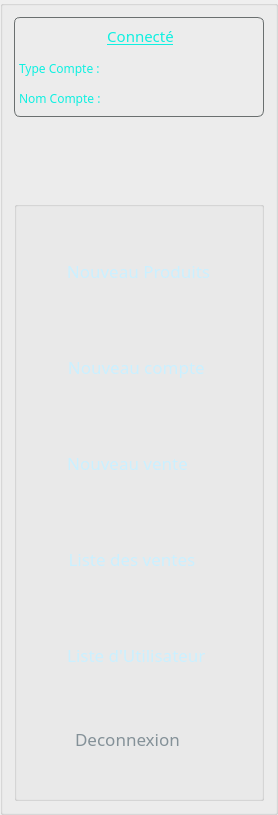
               <widget class="QGroupBox" name="groupBox_59">
                <property name="sizePolicy">
                 <sizepolicy hsizetype="Minimum" vsizetype="Minimum">
                  <horstretch>0</horstretch>
                  <verstretch>0</verstretch>
                 </sizepolicy>
                </property>
                <property name="minimumSize">
                 <size>
                  <width>0</width>
                  <height>0</height>
                 </size>
                </property>
                <property name="maximumSize">
                 <size>
                  <width>340</width>
                  <height>16777215</height>
                 </size>
                </property>
                <property name="font">
                 <font>
                  <family>Corbel</family>
                  <pointsize>11</pointsize>
                 </font>
                </property>
                <property name="layoutDirection">
                 <enum>Qt::LeftToRight</enum>
                </property>
                <property name="title">
                 <string/>
                </property>
                <property name="alignment">
                 <set>Qt::AlignLeading|Qt::AlignLeft|Qt::AlignTop</set>
                </property>
                <layout class="QVBoxLayout" name="verticalLayout_34">
                 <item>
                  <widget class="QGroupBox" name="groupBox_52">
                   <property name="sizePolicy">
                    <sizepolicy hsizetype="Expanding" vsizetype="Expanding">
                     <horstretch>0</horstretch>
                     <verstretch>0</verstretch>
                    </sizepolicy>
                   </property>
                   <property name="minimumSize">
                    <size>
                     <width>0</width>
                     <height>100</height>
                    </size>
                   </property>
                   <property name="maximumSize">
                    <size>
                     <width>16777215</width>
                     <height>111</height>
                    </size>
                   </property>
                   <property name="styleSheet">
                    <string notr="true">border-radius:6px;
border:1px solid rgb(106, 111, 111)</string>
                   </property>
                   <property name="title">
                    <string/>
                   </property>
                   <layout class="QFormLayout" name="formLayout_5">
                    <property name="horizontalSpacing">
                     <number>4</number>
                    </property>
                    <property name="verticalSpacing">
                     <number>3</number>
                    </property>
                    <property name="leftMargin">
                     <number>4</number>
                    </property>
                    <property name="topMargin">
                     <number>1</number>
                    </property>
                    <property name="rightMargin">
                     <number>1</number>
                    </property>
                    <property name="bottomMargin">
                     <number>2</number>
                    </property>
                    <item row="1" column="0">
                     <widget class="QLabel" name="label_55">
                      <property name="sizePolicy">
                       <sizepolicy hsizetype="Preferred" vsizetype="Maximum">
                        <horstretch>0</horstretch>
                        <verstretch>0</verstretch>
                       </sizepolicy>
                      </property>
                      <property name="maximumSize">
                       <size>
                        <width>128</width>
                        <height>24</height>
                       </size>
                      </property>
                      <property name="font">
                       <font>
                        <family>Corbel</family>
                        <pointsize>9</pointsize>
                       </font>
                      </property>
                      <property name="styleSheet">
                       <string notr="true">color: rgb(15, 240, 225);
border:none;</string>
                      </property>
                      <property name="text">
                       <string>Type Compte :</string>
                      </property>
                     </widget>
                    </item>
                    <item row="1" column="1">
                     <widget class="QLabel" name="typCompte">
                      <property name="sizePolicy">
                       <sizepolicy hsizetype="Preferred" vsizetype="Expanding">
                        <horstretch>0</horstretch>
                        <verstretch>0</verstretch>
                       </sizepolicy>
                      </property>
                      <property name="maximumSize">
                       <size>
                        <width>16777215</width>
                        <height>24</height>
                       </size>
                      </property>
                      <property name="font">
                       <font>
                        <family>Corbel</family>
                        <pointsize>10</pointsize>
                       </font>
                      </property>
                      <property name="styleSheet">
                       <string notr="true">color: rgb(255, 228, 90);
border:none;</string>
                      </property>
                      <property name="text">
                       <string/>
                      </property>
                     </widget>
                    </item>
                    <item row="2" column="0">
                     <widget class="QLabel" name="label_57">
                      <property name="sizePolicy">
                       <sizepolicy hsizetype="Expanding" vsizetype="Expanding">
                        <horstretch>0</horstretch>
                        <verstretch>0</verstretch>
                       </sizepolicy>
                      </property>
                      <property name="maximumSize">
                       <size>
                        <width>120</width>
                        <height>24</height>
                       </size>
                      </property>
                      <property name="font">
                       <font>
                        <family>Corbel</family>
                        <pointsize>9</pointsize>
                       </font>
                      </property>
                      <property name="styleSheet">
                       <string notr="true">color: rgb(15, 240, 225);border:none;</string>
                      </property>
                      <property name="text">
                       <string>Nom Compte :</string>
                      </property>
                     </widget>
                    </item>
                    <item row="2" column="1">
                     <widget class="QLabel" name="nomCompte">
                      <property name="sizePolicy">
                       <sizepolicy hsizetype="Preferred" vsizetype="Expanding">
                        <horstretch>0</horstretch>
                        <verstretch>0</verstretch>
                       </sizepolicy>
                      </property>
                      <property name="maximumSize">
                       <size>
                        <width>16777215</width>
                        <height>24</height>
                       </size>
                      </property>
                      <property name="font">
                       <font>
                        <family>Corbel</family>
                        <pointsize>10</pointsize>
                       </font>
                      </property>
                      <property name="styleSheet">
                       <string notr="true">color: rgb(255, 228, 90);
border:none;</string>
                      </property>
                      <property name="text">
                       <string/>
                      </property>
                     </widget>
                    </item>
                    <item row="0" column="0" colspan="2">
                     <widget class="QLabel" name="label_45">
                      <property name="sizePolicy">
                       <sizepolicy hsizetype="Expanding" vsizetype="Expanding">
                        <horstretch>0</horstretch>
                        <verstretch>0</verstretch>
                       </sizepolicy>
                      </property>
                      <property name="maximumSize">
                       <size>
                        <width>16777215</width>
                        <height>28</height>
                       </size>
                      </property>
                      <property name="font">
                       <font>
                        <family>Corbel</family>
                        <pointsize>11</pointsize>
                        <underline>true</underline>
                       </font>
                      </property>
                      <property name="styleSheet">
                       <string notr="true">color: rgb(15, 240, 225);
border:none;</string>
                      </property>
                      <property name="text">
                       <string>Connecté</string>
                      </property>
                      <property name="alignment">
                       <set>Qt::AlignCenter</set>
                      </property>
                     </widget>
                    </item>
                   </layout>
                  </widget>
                 </item>
                 <item>
                  <spacer name="verticalSpacer_5">
                   <property name="orientation">
                    <enum>Qt::Vertical</enum>
                   </property>
                   <property name="sizeType">
                    <enum>QSizePolicy::Preferred</enum>
                   </property>
                   <property name="sizeHint" stdset="0">
                    <size>
                     <width>20</width>
                     <height>78</height>
                    </size>
                   </property>
                  </spacer>
                 </item>
                 <item>
                  <widget class="QGroupBox" name="groupBoxMenu">
                   <property name="sizePolicy">
                    <sizepolicy hsizetype="Expanding" vsizetype="Expanding">
                     <horstretch>0</horstretch>
                     <verstretch>0</verstretch>
                    </sizepolicy>
                   </property>
                   <property name="minimumSize">
                    <size>
                     <width>250</width>
                     <height>600</height>
                    </size>
                   </property>
                   <property name="maximumSize">
                    <size>
                     <width>16777215</width>
                     <height>16777215</height>
                    </size>
                   </property>
                   <property name="font">
                    <font>
                     <pointsize>16</pointsize>
                    </font>
                   </property>
                   <property name="contextMenuPolicy">
                    <enum>Qt::DefaultContextMenu</enum>
                   </property>
                   <property name="styleSheet">
                    <string notr="true">#groupBoxMenu:hover{
border:1px solid rgb(60, 67, 79);
background-color: rgb(49, 51, 52);
border-radius :3px;
background-color: qlineargradient(spread:pad, x1:0.13, y1:0.568, x2:0.984925, y2:0.551, stop:0.0430622 rgba(27, 35, 46, 84), stop:0.789474 rgba(25, 31, 54, 83));
}
#groupBoxMenu:hover{
	background-color: none;
}</string>
                   </property>
                   <property name="title">
                    <string/>
                   </property>
                   <property name="alignment">
                    <set>Qt::AlignCenter</set>
                   </property>
                   <layout class="QVBoxLayout" name="verticalLayout_27">
                    <property name="spacing">
                     <number>0</number>
                    </property>
                    <property name="leftMargin">
                     <number>0</number>
                    </property>
                    <property name="topMargin">
                     <number>0</number>
                    </property>
                    <property name="rightMargin">
                     <number>1</number>
                    </property>
                    <property name="bottomMargin">
                     <number>1</number>
                    </property>
                    <item>
                     <widget class="QToolButton" name="newProduits">
                      <property name="sizePolicy">
                       <sizepolicy hsizetype="Expanding" vsizetype="Expanding">
                        <horstretch>0</horstretch>
                        <verstretch>0</verstretch>
                       </sizepolicy>
                      </property>
                      <property name="maximumSize">
                       <size>
                        <width>16777215</width>
                        <height>65</height>
                       </size>
                      </property>
                      <property name="font">
                       <font>
                        <family>Corbel</family>
                        <pointsize>13</pointsize>
                       </font>
                      </property>
                      <property name="styleSheet">
                       <string notr="true">#newProduits:hover{
	font: 12pt &quot;Corbel&quot;;
border-radius :2px;
	
	background-color: qlineargradient(spread:pad, x1:0.0301508, y1:0.5, x2:0.944, y2:0.55, stop:0.0753769 rgba(6, 82, 96, 52), stop:0.784689 rgba(4, 111, 119, 57));
	color: rgb(27, 253, 238);
}
#newProduits{
	color: rgb(203, 240, 255);
border-radius :2px;
}</string>
                      </property>
                      <property name="text">
                       <string>Nouveau Produits</string>
                      </property>
                     </widget>
                    </item>
                    <item>
                     <widget class="QToolButton" name="newUser">
                      <property name="sizePolicy">
                       <sizepolicy hsizetype="Expanding" vsizetype="Expanding">
                        <horstretch>0</horstretch>
                        <verstretch>0</verstretch>
                       </sizepolicy>
                      </property>
                      <property name="maximumSize">
                       <size>
                        <width>16777215</width>
                        <height>65</height>
                       </size>
                      </property>
                      <property name="font">
                       <font>
                        <family>Corbel</family>
                        <pointsize>13</pointsize>
                       </font>
                      </property>
                      <property name="styleSheet">
                       <string notr="true">
#newUser:hover{
	font: 12pt &quot;Corbel&quot;;
border-radius :2px;
	
	background-color: qlineargradient(spread:pad, x1:0.0301508, y1:0.5, x2:0.944, y2:0.55, stop:0.0753769 rgba(6, 82, 96, 52), stop:0.784689 rgba(4, 111, 119, 57));
	color: rgb(27, 253, 238);
}
#newUser{
	color: rgb(203, 240, 255);
border-radius :2px;
}</string>
                      </property>
                      <property name="text">
                       <string>Nouveau compte </string>
                      </property>
                     </widget>
                    </item>
                    <item>
                     <widget class="QToolButton" name="adVente">
                      <property name="sizePolicy">
                       <sizepolicy hsizetype="Expanding" vsizetype="Expanding">
                        <horstretch>0</horstretch>
                        <verstretch>0</verstretch>
                       </sizepolicy>
                      </property>
                      <property name="maximumSize">
                       <size>
                        <width>16777215</width>
                        <height>65</height>
                       </size>
                      </property>
                      <property name="font">
                       <font>
                        <family>Corbel</family>
                        <pointsize>13</pointsize>
                       </font>
                      </property>
                      <property name="styleSheet">
                       <string notr="true">
#adVente:hover{
	font: 12pt &quot;Corbel&quot;;
border-radius :1px;
	
	background-color: qlineargradient(spread:pad, x1:0.0301508, y1:0.5, x2:0.944, y2:0.55, stop:0.0753769 rgba(6, 82, 96, 52), stop:0.784689 rgba(4, 111, 119, 57));
	color: rgb(27, 253, 238);
}
#adVente{
	color: rgb(203, 240, 255);
border-radius :1px;
}</string>
                      </property>
                      <property name="text">
                       <string>Nouveau vente     </string>
                      </property>
                     </widget>
                    </item>
                    <item>
                     <widget class="QToolButton" name="listVente">
                      <property name="sizePolicy">
                       <sizepolicy hsizetype="Expanding" vsizetype="Expanding">
                        <horstretch>0</horstretch>
                        <verstretch>0</verstretch>
                       </sizepolicy>
                      </property>
                      <property name="maximumSize">
                       <size>
                        <width>16777215</width>
                        <height>65</height>
                       </size>
                      </property>
                      <property name="font">
                       <font>
                        <family>Corbel</family>
                        <pointsize>13</pointsize>
                        <weight>50</weight>
                        <italic>false</italic>
                        <bold>false</bold>
                       </font>
                      </property>
                      <property name="styleSheet">
                       <string notr="true">
#listVente:hover{
	font: 12pt &quot;Corbel&quot;;
border-radius :1px;
	
	background-color: qlineargradient(spread:pad, x1:0.0301508, y1:0.5, x2:0.944, y2:0.55, stop:0.0753769 rgba(6, 82, 96, 52), stop:0.784689 rgba(4, 111, 119, 57));
	color: rgb(27, 253, 238);
}
#listVente{
	color: rgb(203, 240, 255);
border-radius :1px;
}</string>
                      </property>
                      <property name="text">
                       <string>Liste des ventes   </string>
                      </property>
                     </widget>
                    </item>
                    <item>
                     <widget class="QToolButton" name="listeUsers">
                      <property name="sizePolicy">
                       <sizepolicy hsizetype="Preferred" vsizetype="Fixed">
                        <horstretch>0</horstretch>
                        <verstretch>0</verstretch>
                       </sizepolicy>
                      </property>
                      <property name="maximumSize">
                       <size>
                        <width>16777215</width>
                        <height>65</height>
                       </size>
                      </property>
                      <property name="font">
                       <font>
                        <family>Corbel</family>
                        <pointsize>13</pointsize>
                       </font>
                      </property>
                      <property name="styleSheet">
                       <string notr="true">
#listeUsers:hover{
	font: 12pt &quot;Corbel&quot;;
border-radius :1px;
	
	background-color: qlineargradient(spread:pad, x1:0.0301508, y1:0.5, x2:0.944, y2:0.55, stop:0.0753769 rgba(6, 82, 96, 52), stop:0.784689 rgba(4, 111, 119, 57));
	color: rgb(27, 253, 238);
}
#listeUsers{
	color: rgb(203, 240, 255);
border-radius :1px;
}</string>
                      </property>
                      <property name="text">
                       <string>Liste d'Utilisateur </string>
                      </property>
                     </widget>
                    </item>
                    <item>
                     <widget class="QToolButton" name="deconnexion">
                      <property name="sizePolicy">
                       <sizepolicy hsizetype="Preferred" vsizetype="Expanding">
                        <horstretch>0</horstretch>
                        <verstretch>0</verstretch>
                       </sizepolicy>
                      </property>
                      <property name="maximumSize">
                       <size>
                        <width>16777215</width>
                        <height>42</height>
                       </size>
                      </property>
                      <property name="font">
                       <font>
                        <family>Corbel Light</family>
                        <pointsize>13</pointsize>
                       </font>
                      </property>
                      <property name="layoutDirection">
                       <enum>Qt::LeftToRight</enum>
                      </property>
                      <property name="styleSheet">
                       <string notr="true">#deconnexion:hover{
	font: 12pt &quot;Corbel&quot;;
	border-radius :1px;	
	background-color: qlineargradient(spread:pad, x1:0.0301508, y1:0.5, x2:0.944, y2:0.55, stop:0.0753769 rgba(6, 82, 96, 52), stop:0.784689 rgba(4, 111, 119, 57));
	color: rgb(27, 253, 238);
}
#deconnexion{
	border-radius :1px;
	color: rgb(132, 145, 152);
}</string>
                      </property>
                      <property name="text">
                       <string>Deconnexion     </string>
                      </property>
                      <property name="arrowType">
                       <enum>Qt::NoArrow</enum>
                      </property>
                     </widget>
                    </item>
                   </layout>
                  </widget>
                 </item>
                </layout>
               </widget>
